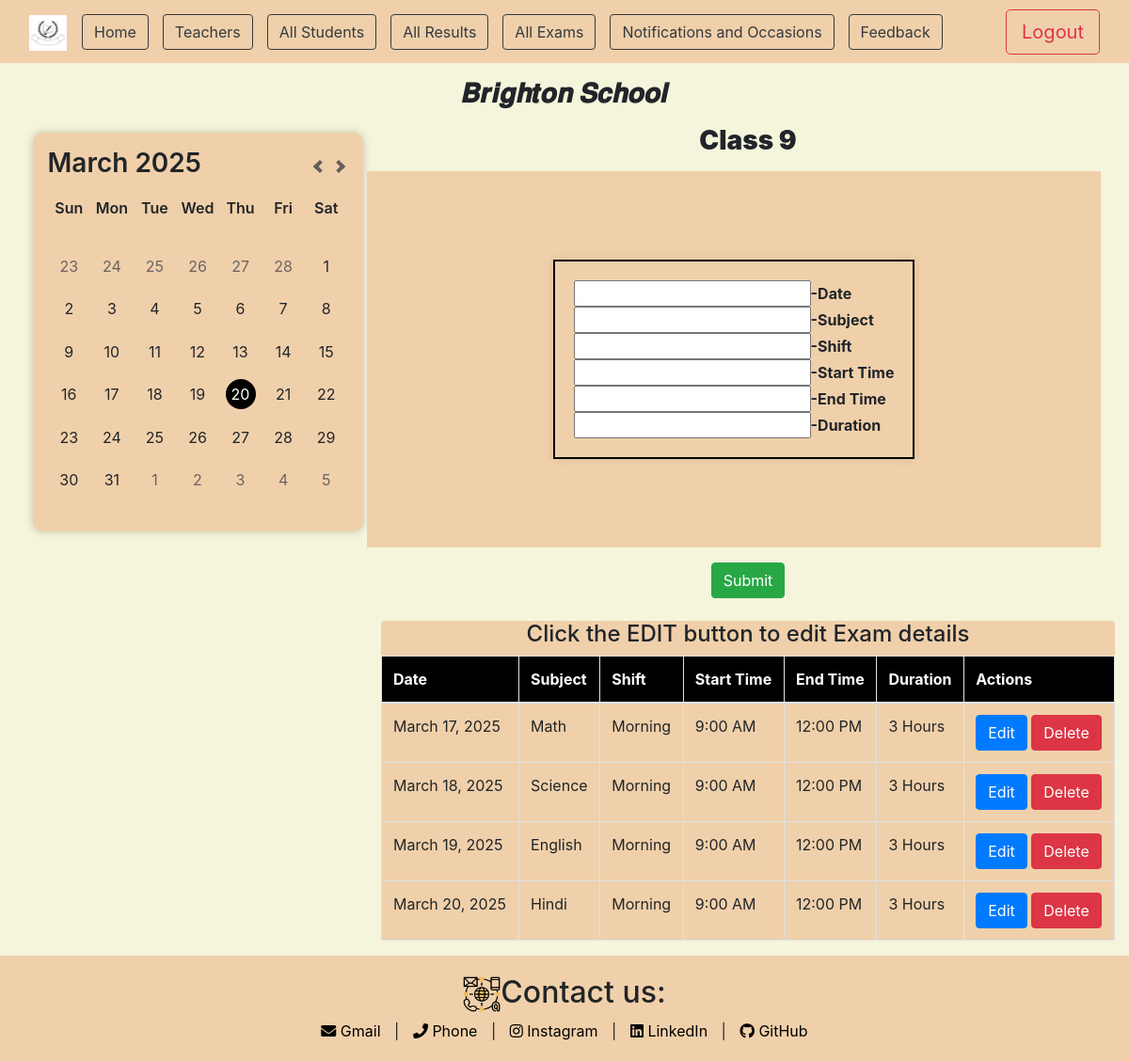
The app's page /class_exams/exam_nine/, older data.
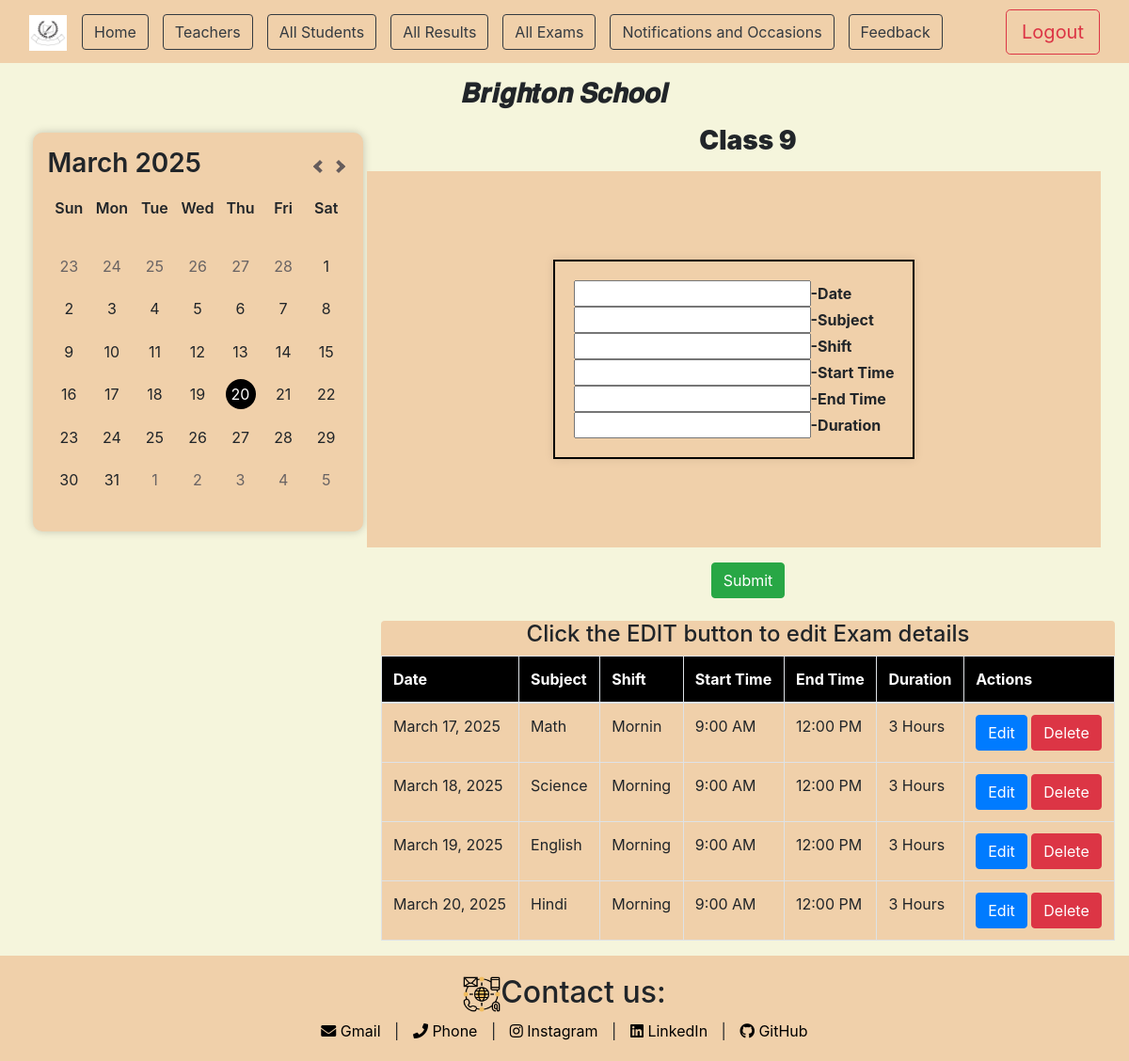
The same page, newer data.
### app/models.py (models this page shows)
class Exam(models.Model):
    exam_class_name = models.ForeignKey(all_exams, on_delete=models.CASCADE, related_name='students_exam',null=True,blank=True)
    date=models.DateField()
    subject=models.CharField(max_length=100)
    shift=models.CharField(max_length=100)
    start_time=models.CharField(max_length=20,null=True)
    end_time=models.CharField(max_length=20,null=True)
    total_time=models.CharField(max_length=20,null=True)

### app/views.py (the view, shortened to what this page needs)
# urls.py: path('class_exams/<slug:slug>/',views.class_exams,name="class_exams"),
def class_exams(request, slug):
    class_instance = get_object_or_404(all_exams, slug=slug)
    exams = Exam.objects.filter(exam_class_name=class_instance)
    form = ExamForm()
    context = {'exams': exams, 'class_instance': class_instance, 'form': form}
    return render(request, 'app/exam.html', context)

### app/forms.py
class ExamForm(forms.ModelForm):
    class Meta:
        model = Exam
        fields = ['date', 'subject', 'shift', 'start_time', 'end_time', 'total_time']

### app/templates/app/exam.html (shortened to what this page needs)
{% extends "base_template/base.html" %}
{% load static %}
{% block content %}
<div class="col-lg-8 col-md-8 col-sm-12 main-content">
    <h3 class="text-center mb-3"><strong>{{ class_instance.exam_class_name }}</strong></h3>
    <form id="studentForm" method="POST" action="{% url 'class_exams' class_instance.slug %}" novalidate>
        <div class="container row box_clr d-flex justify-content-center align-items-center mb-3" style="min-height: 50vh; min-width: 50vw;">
            <div class="" style="border: 2px solid #000; padding: 20px; box-shadow: 0 0 10px rgba(0, 0, 0, 0.1);">
                <div><input type="text" name="date" id="id_date" value=""><strong>-Date</strong></div>
                <div><input type="text" name="subject" id="id_subject" value=""><strong>-Subject</strong></div>
                <div><input type="text" name="shift" id="id_shift" value=""><strong>-Shift</strong></div>
                <div><input type="text" name="start_time" id="id_start_time" value=""><strong>-Start Time</strong></div>
                <div><input type="text" name="end_time" id="id_end_time" value=""><strong>-End Time</strong></div>
                <div><input type="text" name="total_time" id="id_total_time" value=""><strong>-Duration</strong></div>
            </div>
        </div>
        <button type="submit" class="btn btn-success" style="display: block; margin: 0 auto;">Submit</button>
        <div class="box_clr mt-4 rounded">
            <h4 class="text-center fw-bolder">Click the EDIT button to edit Exam details</h4>
        <table class="table table-bordered">
            <thead style="font-weight: 900; background-color: black; color: white;">
                <tr>
                    <th>Date</th>
                    <th>Subject</th>
                    <th>Shift</th>
                    <th>Start Time</th>
                    <th>End Time</th>
                    <th>Duration</th>
                    <th>Actions</th>
                </tr>
            </thead>
            <tbody>
                {% for exam in exams %}
                <tr id="student-{{ exam.id }}">
                    <td>{{ exam.date }}</td>
                    <td>{{ exam.subject }}</td>
                    <td>{{ exam.shift }}</td>
                    <td>{{ exam.start_time }}</td>
                    <td>{{ exam.end_time }}</td>
                    <td>{{ exam.total_time }}</td>
                    <td>
                        <button type="button" class="btn btn-primary exam-edit-btn" data-id="{{ exam.id }}">Edit</button>
                        <button type="button" class="btn btn-danger exam-delete-btn" data-id="{{ exam.id }}">Delete</button>
                    </td>
                </tr>
                {% endfor %}
            </tbody>
        </table>
        </div>
    </form>
</div>
{% endblock content %}

Row changes from the older to the newer data that the page shows:
changed Exam "Math": shift "Morning" → "Mornin"
